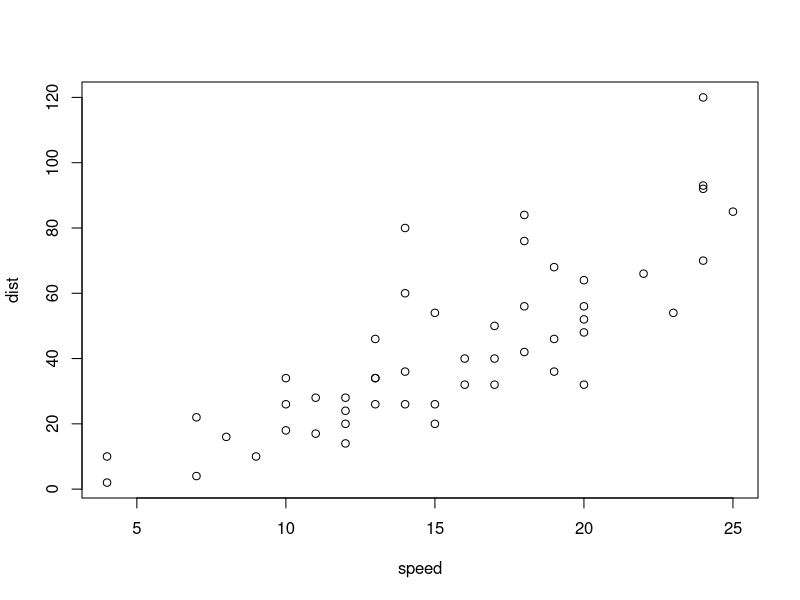
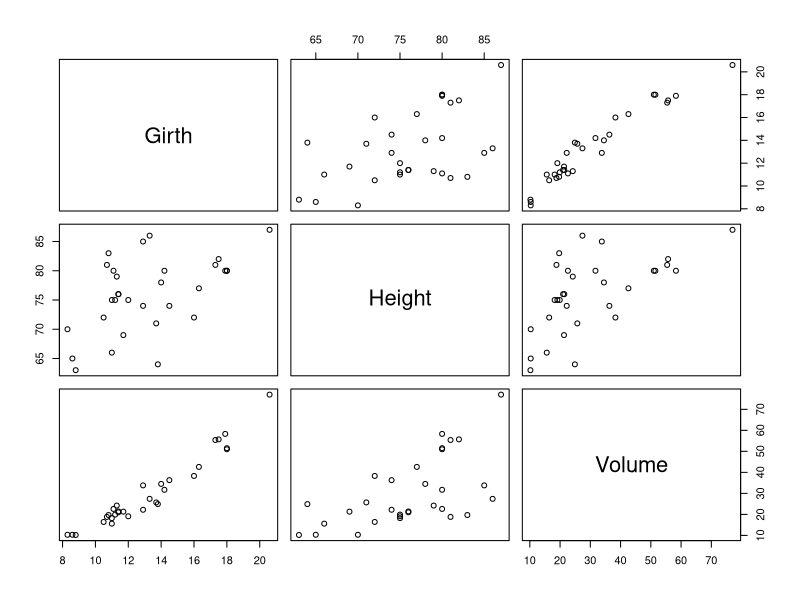
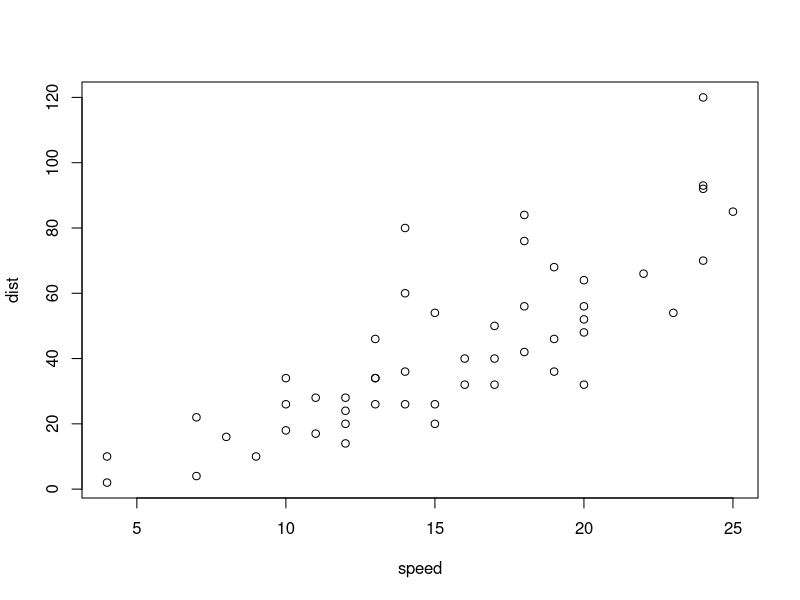
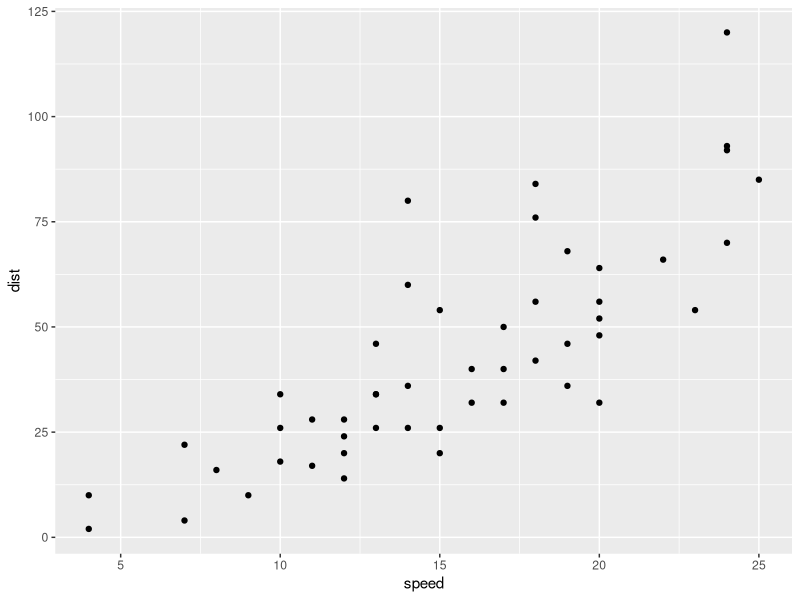

These charts were generated, in order, by the following R code:
## ---- chunk 1
testtext <- "This code chunk has a name"
testtext
## ---- chunk 2
plot(cars)
plot(trees)
cor(trees)
## ---- chunk 3
#base R plot resized to 2" x 2"
plot(cars)

#ggplot resized to 2" x 2"
library(ggplot2)
ggplot(cars) +
  geom_point(aes(x = speed, y = dist))
